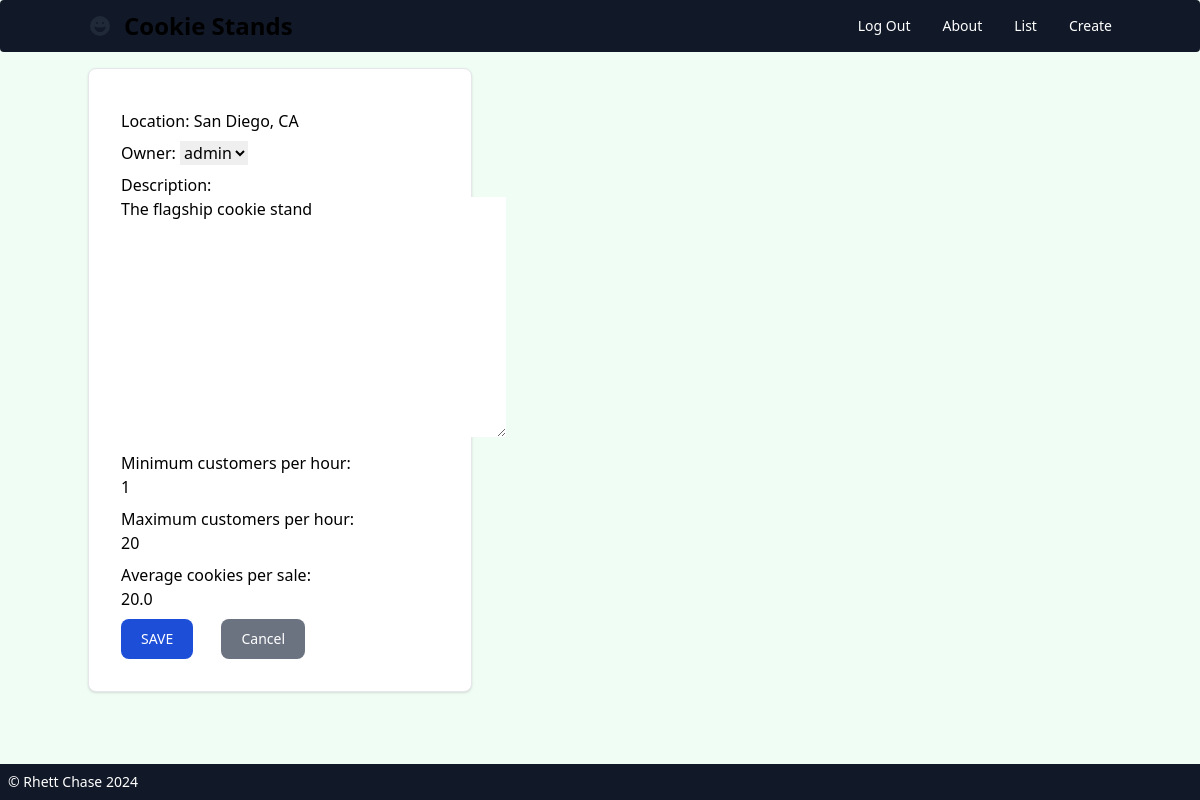
Page /cookie_stands/2/update/ (signed in) on the earlier database version.
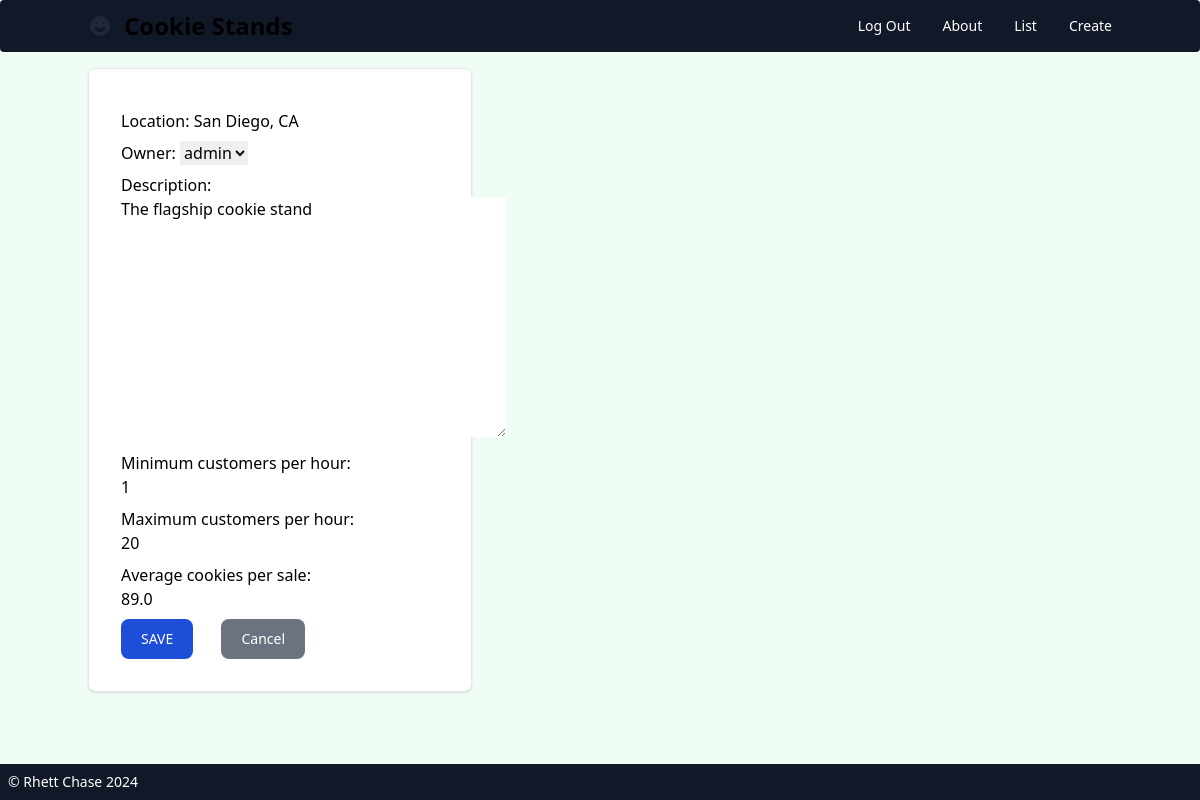
Same page on the later database version.
### cookie_stands/models.py (models this page shows, shortened)
class CookieStand(models.Model):
    location = models.CharField(max_length=256)
    owner = models.ForeignKey(
        get_user_model(), on_delete=models.CASCADE, null=True, blank=True
    )
    description = models.TextField(blank=True)
    hourly_sales = models.JSONField(default=list, null=True)
    minimum_customers_per_hour = models.IntegerField(default=0)
    maximum_customers_per_hour = models.IntegerField(default=0)
    average_cookies_per_sale = models.FloatField(default=0)

### cookie_stands/views_front.py (the view)
class CookieStandUpdate(LoginRequiredMixin, UpdateView):
    template_name = "cookie_stands/cookie_stand_update.html"
    model = CookieStand
    fields = ["location", "owner", "description", "minimum_customers_per_hour", "maximum_customers_per_hour", "average_cookies_per_sale"]

### accounts/models.py (called while the page is built)
    def __str__(self):
        return self.username

### templates/cookie_stands/cookie_stand_update.html (shortened to what this page needs)
{% extends 'base.html' %}
{% block content %}
<div class="w-full max-w-sm p-4 bg-white border border-gray-200 rounded-lg shadow sm:p-6 md:p-8">
  <form method="POST" class="space-y-2">
    {{ form.as_p }}
    <input class="text-white bg-blue-700 hover:bg-blue-800 focus:ring-4 focus:ring-blue-300 font-medium rounded-lg text-sm px-5 py-2.5 me-2 mb-2 dark:bg-blue-600 dark:hover:bg-blue-700 focus:outline-none dark:focus:ring-blue-800" type="submit" value="SAVE">
    <a href="javascript:history.back()" class="inline-block text-white bg-gray-500 hover:bg-gray-600 focus:ring-4 focus:outline-none focus:ring-gray-300 font-medium rounded-lg text-sm w-full sm:w-auto px-5 py-2.5 text-center dark:bg-gray-700 dark:hover:bg-gray-800 dark:focus:ring-gray-700 mt-4 sm:mt-0 sm:ml-4">Cancel</a>
  </form>
</div>
{% endblock content %}

Differences in the rows shown:
changed CookieStand "San Diego, CA": average_cookies_per_sale "20.0" → "89.0"
